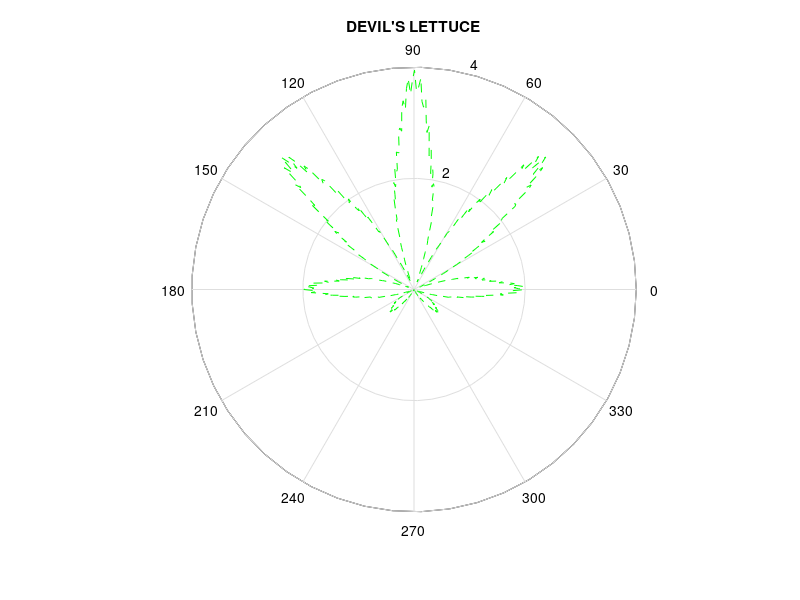

Reproduce this figure in MATLAB.
%clf;
t = -1*pi:0.01:pi;
rho = (1+0.9*cos(8*t)).*(1+0.1*cos(24*t)).*(0.9+0.05*cos(200*t)).*(1+sin(t));
polar(t,rho,'g--')
title ("DEVIL'S LETTUCE");
print -deps img.eps